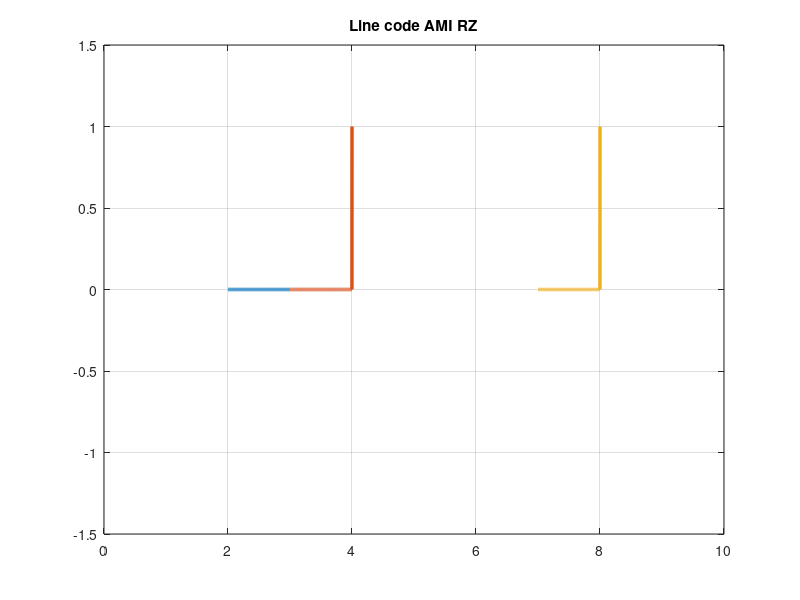

MATLAB code for this plot: (Note: this script raises an error after producing the figure.)
h=[1 1 0 0 1 1 1 0 1 1];
n=1;
clf;
L= length(h);
h(L+1)=1;
ami=-1;
while n   t=n-1:0.001:n;
   if h(n) ==0
       if h(n+1)==0 
        y=(t>n)
       else
        if ami==1
            y=-(t==n);
        else
            y=(t==n);
        end
       
    end
    d=plot(t,y);grid on;
    title('Line code AMI RZ');
    set(d,'LineWidth',2.5);
    hold on;
    axis([0 length(h)-1 -1.5 1.5]);
    disp('one');
end
n=n+1;
%pause;
end